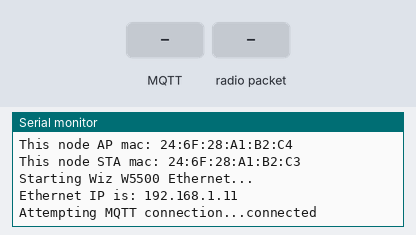
A sketch run on a simulated ESP8266 (NodeMCU). On the bench: the last lines printed to the serial monitor. Inputs (shaded band) come from the test bench. WiFi joins after 1.5 s; servers stay silent unless stated; no MQTT or app messages arrive unless stated.

Above: at 2.5 s.
2.6 s: MQTT message "1" arrives on the first subscribed topic
At 3.4 s:
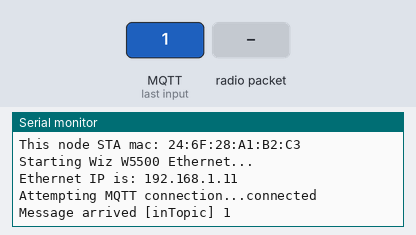
4.1 s: radio packet "1" arrives
At 4.7 s:
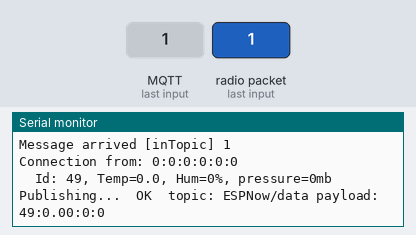
5.6 s: MQTT message "on" arrives on the first subscribed topic
At 6.8 s:
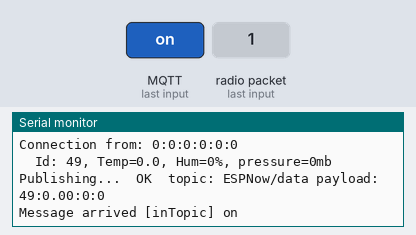
7.1 s: MQTT message "off" arrives on the first subscribed topic
At 8.0 s:
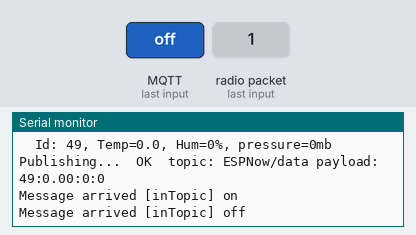

The sketch:

espnow_gw.ino
```cpp
/*
 *   $Id: espnow_gw.ino,v 1.5 2018/02/16 15:39:04 gaijin Exp $
 *
 * ESP-Now WiFi to Eternet Gateway.  Takes packets from other ESP-Nodes
 * and publishes them to MQTT via a cheap, readily available and easily
 * interfaceable W5500 Ethernet board.
 *
 * The intended use of this project is to enable multiple (up to 20)
 * battery-powered ESP8266 boards to support various sensors around the
 * home, sending data back to the main network via this gateway.  The use
 * of ESP-Now should greatly extend the battery life of the ESP8266 nodes
 * beyond that of normal WiFi.  ESP-Now communicates using low-level
 * protocols (using the module's MAC address instead of requiring an IP),
 * thus shortening the time during which the node needs to consume
 * relatively large amounts of power for radio transmissions.
 *
 * This gateway is intended to be mains powered and permanently linked to
 * a LAN via the W5500 board.  The ESP-Now connection is via the WiFi, which
 * -never- operates in normal "station" or "access-point" mode; it only
 * processes the short, MAC addressed, ESP-Now protocol messages.
 *
 * ESP-Now - Note that the Espressif NON-OS API reference manual has this
 *           information on the connection between ESP-Now roles and WiFi
 *           modes:-
 *
 *             - "Slave" or "Combo" roles should use either SoftAP or
 *               SoftAP + Station mode.
 *             - "Controller" role should use Station mode.
 *
 * In ESP-Now parlance this, the gateway, is a "Slave", whilst the
 * multiple battery-powered nodes are "Controllers".  Strange!
 *
 */

#include <SPI.h>
#include <Ethernet.h>           // Required for ETHERNET. Wiznet code in lib dir.
#include <PubSubClient.h>
#include <ESP8266WiFi.h>        // Required for WIFI. Normal, built-in library.
/* *INDENT-OFF* */
extern "C" {
    #include <espnow.h>
    #include <user_interface.h>
    #include "espnow_common.h"
    #include "espnow_gw.h"
}
/* *INDENT-ON* */


/*
 * Display numeric MAC address in standard format.
 */
void printMacAddress(uint8_t * macaddr) {
    for (int i = 0; i < 6; i++) {
        Serial.print(macaddr[i], HEX);
        if (i < 5)
            Serial.print(':');
    }
    Serial.println();
}


/*
 * Set up ESP-Now WiFi, role and call-backs.
 */
void initEspNow() {

    /*
     * Initialize the on-board WiFi before starting ESP-Now.
     */
    wifi_set_opmode(STATIONAP_MODE);    // Recommended mode.
    wifi_set_macaddr(SOFTAP_IF, &wifi_mac[0]);  // Set our special MAC address.
    wifi_set_channel(WIFI_DEFAULT_CHANNEL);     // Set our specific channel.
    WiFi.disconnect(true);

    if (esp_now_init() != 0) {
        Serial.println("*** ESP_Now init failed");
        ESP.restart();
    }

    Serial.print("This node AP mac: ");
    Serial.println(WiFi.softAPmacAddress());
    Serial.print("This node STA mac: ");
    Serial.println(WiFi.macAddress());

    esp_now_set_self_role(ESP_NOW_ROLE_COMBO);

/* *INDENT-OFF* */
    esp_now_register_recv_cb([](uint8_t * r_mac, uint8_t * r_data, uint8_t len) {
                 memcpy(&rec_MAC, r_mac, sizeof(rec_MAC));	// Save MAC passed in cb.
                 memcpy(&sensorData, r_data, sizeof(sensorData));	// Save data struct passed in cb.
                 haveReading = true;}
    );
/* *INDENT-ON* */

    /*
     * Brute-force add of our peers to the peer list.
     */
    (void *) esp_now_add_peer(cont01_mac,
                              (uint8_t) ESP_NOW_ROLE_CONTROLLER,
                              (uint8_t) WIFI_DEFAULT_CHANNEL, NULL, 0);
    (void *) esp_now_add_peer(cont02_mac,
                              (uint8_t) ESP_NOW_ROLE_CONTROLLER,
                              (uint8_t) WIFI_DEFAULT_CHANNEL, NULL, 0);
    (void *) esp_now_add_peer(cont03_mac,
                              (uint8_t) ESP_NOW_ROLE_CONTROLLER,
                              (uint8_t) WIFI_DEFAULT_CHANNEL, NULL, 0);
    (void *) esp_now_add_peer(cont04_mac,
                              (uint8_t) ESP_NOW_ROLE_CONTROLLER,
                              (uint8_t) WIFI_DEFAULT_CHANNEL, NULL, 0);
    (void *) esp_now_add_peer(cont05_mac,
                              (uint8_t) ESP_NOW_ROLE_CONTROLLER,
                              (uint8_t) WIFI_DEFAULT_CHANNEL, NULL, 0);
    (void *) esp_now_add_peer(cont06_mac,
                              (uint8_t) ESP_NOW_ROLE_CONTROLLER,
                              (uint8_t) WIFI_DEFAULT_CHANNEL, NULL, 0);
}


/*
 * Change this for the specific reset sequence required for
 * your particular board or module.
 */
void WizReset() {
    Serial.println("Starting Wiz W5500 Ethernet...");
    pinMode(RESET_P, OUTPUT);
    digitalWrite(RESET_P, HIGH);
    delay(250);
    digitalWrite(RESET_P, LOW);
    delay(50);
    digitalWrite(RESET_P, HIGH);
    delay(350);
}


void mq_callback(char *topic, byte * payload, unsigned int length) {
    Serial.print("Message arrived [");
    Serial.print(topic);
    Serial.print("] ");
    for (int i = 0; i < length; i++) {
        Serial.print((char) payload[i]);
    }
    Serial.println();
}


void mq_publish(const char *topic, const char *payload) {
    Serial.print("Publishing... ");
    if (client.publish(topic, payload)) {
        Serial.print(" OK ");
    } else {
        Serial.print(" FAILED ");
    }
    Serial.print(" topic: ");
    Serial.print(topic);
    Serial.print(" payload: ");
    Serial.println(payload);
}


void reconnect() {
    // Loop until we're reconnected
    while (!client.connected()) {
        Serial.print("Attempting MQTT connection...");
        // Attempt to connect
        if (client.connect("arduinoClient")) {
            Serial.println("connected");
            // Once connected, publish an announcement...
            client.publish("outTopic", "Hello world!");
            // ...and resubscribe
            client.subscribe("inTopic");
        } else {
            Serial.print("failed, rc=");
            Serial.print(client.state());
            Serial.println(" .  Trying again in 5 seconds...");
            // Wait 5 seconds before retrying
            delay(5000);
        }
    }
}


void setup() {
    Serial.begin(115200);
    delay(500);
    Serial.println("\n\n\nEthernet-Based MQTT Gateway v1.0\n\n");

    /*
     * Start the ESP-Now listener on the WiFi network.
     */
    initEspNow();

    client.setServer(mq_server, 1883);
    client.setCallback(mq_callback);

    /*
     * Start the Ethernet (wired, non-ESPNOW) connection and the server.
     */
    WizReset();

    /*
     * Network configuration - all except the MAC are optional.
     *
     * IMPORTANT NOTE - The mass-produced W5500 boards do -not-
     *                  have a built-in MAC address (depite
     *                  comments to the contrary elsewhere). You
     *                  -must- supply a MAC address here.
     */
    Ethernet.begin(eth_MAC, eth_IP, eth_DNS, eth_GW, eth_MASK);

    delay(200);

    Serial.print("Ethernet IP is: ");
    Serial.println(Ethernet.localIP());
    }


void loop() {
    char buff[MQ_TOPIC_MAX];

    if (haveReading) {
        haveReading = false;
        Serial.print("Connection from: ");
        printMacAddress(rec_MAC);
        Serial.printf("  Id: %i, Temp=%0.1f, Hum=%0.0f%%, pressure=%0.0fmb\r\n",
                      sensorData.loc_id, sensorData.temp, sensorData.humidity,
                      sensorData.pressure);
        snprintf(buff, MQ_TOPIC_MAX, "%i:%0.2f:%0.0f:%0.0f", sensorData.loc_id, sensorData.temp, sensorData.humidity, sensorData.pressure);
        mq_publish((char *)TOPIC01, buff);
    }
    if (!client.connected()) {
              reconnect();
    }
    client.loop();
    yield();
}
```

espnow_common.h
```cpp
/*
 *   $Id: espnow_common.h,v 1.4 2018/02/17 00:03:54 gaijin Exp $
 *
 * Defines common to both gateway and nodes.  This should
 * be copied verbatim to the node src directory (or linked).
 *
 */
#ifndef __ESPNOW_COMMON__
#define __ESPNOW_COMMON__

#define WIFI_DEFAULT_CHANNEL 11

/*
 * Define the MAC address for our -Gateway- WiFi interface.
 *
 * The ESP-Now nodes use -this- address (not an IP address) to communicate
 * with the gateway, so it needs to be a constant, even if the hardware of
 * the gateway changes.
 */
uint8_t wifi_mac[] = { 0x02, 0x60, 0x0D, 0xF0, 0x0D, 0x02 };


/*
 * Define our remote "Controller" device MACs here.
 *
 * YOU MUST ADD your node MAC addresses here (up to 20 of
 * them), to have ESP-Now function reliably.
 */
uint8_t cont01_mac[] = { 0x18, 0xFE, 0x34, 0xD4, 0x2E, 0x51 };	// Yellow Dev test node.
uint8_t cont02_mac[] = { 0x02, 0xFE, 0xED, 0xBE, 0xEF, 0x04 };	// Change me!
uint8_t cont03_mac[] = { 0x02, 0xFE, 0xED, 0xBE, 0xEF, 0x05 };	// Change me!
uint8_t cont04_mac[] = { 0x02, 0xFE, 0xED, 0xBE, 0xEF, 0x06 };	// Change me!
uint8_t cont05_mac[] = { 0x02, 0xFE, 0xED, 0xBE, 0xEF, 0x07 };	// Change me!
uint8_t cont06_mac[] = { 0x02, 0xFE, 0xED, 0xBE, 0xEF, 0x08 };	// Change me!

/*
 * The gateway and nodes must share an identical data structure.
 */
struct __attribute__ ((packed)) SENSOR_DATA {
    uint8_t	loc_id;
    float	temp;
    float	humidity;
    float	pressure;
} sensorData;


#endif
```

espnow_gw.h
```cpp
/*
 *   $Id: espnow_gw.h,v 1.4 2018/02/17 00:03:54 gaijin Exp $
 *
 * Defines specific to the ESP-Now Gateway.
 */
#ifndef __ESPNOW_GW__
#define __ESPNOW_GW__


/*
 * ------------------------ Set up the ETHERNET (wired) interface for our gateway ------------------------
 */

#define RESET_P	D1              // Tie Wiz820io/W5500 reset pin to NodeMCU pin D1 (GPIO5).
#define TOPIC01	"ESPNow/data"	// MQTT topic for node data.
#define MQ_TOPIC_MAX 256	// MQTT max data buffer size.

/*
 * Define the MAC addresses for our ETHERNET controller.
 *
 * This is our MQTT gateway on the main network.  We need to specify a MAC address
 * here, because the low-cost W5500 boards do -not- have one built in.
 */
uint8_t eth_MAC[] = { 0x02, 0xF0, 0x0D, 0xBE, 0xEF, 0x01 };

/*
 * Define the static network settings for this gateway's ETHERNET connection
 * on your LAN.  These values must match YOUR SPECIFIC LAN.  The "eth_IP"
 * is the IP address for this gateway's ETHERNET port.
 */
IPAddress eth_IP(192, 168, 1, 11);		// CHANGE THIS to something relevant for YOUR LAN.
IPAddress eth_MASK(255, 255, 255, 0);		// Subnet mask.
IPAddress eth_DNS(192, 168, 1, 1);		// DNS server.
IPAddress eth_GW(192, 168, 1, 1);		// Gateway (router).
IPAddress mq_server(192, 168, 1, 100);		// CHANGE THIS to point at YOUR MQTT broker.

EthernetClient ethClient;       // ETHERNET - The gateway wire to the local network.
PubSubClient client(ethClient); // ETHERNET - The MQTT process is attached to the wire, -not- WiFi.

/* ------------------- End of set up for the ETHERNET (wired) interface for our gateway ------------------ */


/*
 * ------------------------ Set up the WIFI (ESP-Now) interface for our gateway -------------------------
 */

String deviceMac;
volatile boolean haveReading = false;
uint8_t rec_MAC[6];

/* ------------------- End of set up for the WIFI (ESP-Now) interface for our gateway ------------------- */


#endif
```

Measured:
- after the input at 2.6 s, the serial monitor: prints a new line at once (image 1)
- after the input at 4.1 s, the serial monitor: prints a new line at once (image 2)
- after the input at 5.6 s, the serial monitor: prints a new line at once (image 3)
- after the input at 7.1 s, the serial monitor: prints a new line at once (image 4)
